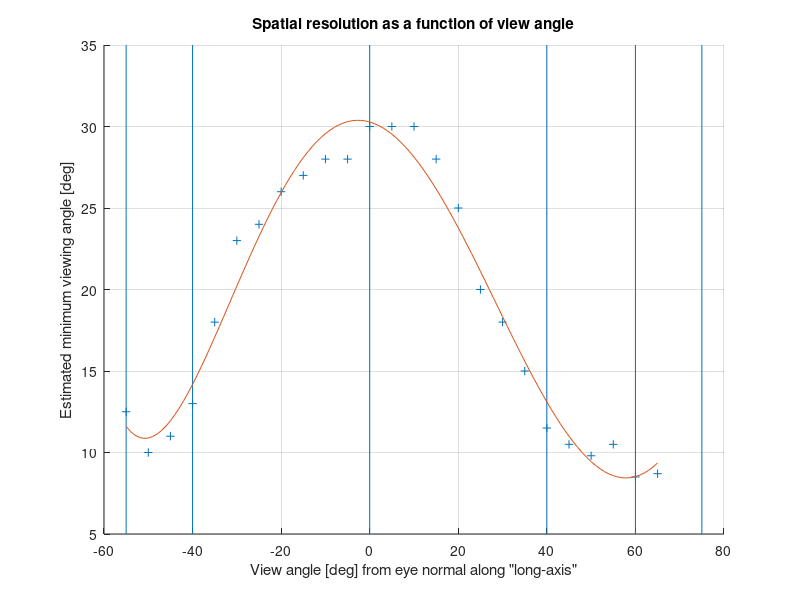

This figure's MATLAB source:
% anglesRes = [41 65];
% attAngles = [12 16];
% 
% plot(attAngles, anglesRes)
% grid on

sp = [12.5 10 11 13 18 23 24 26 27 28 28 30 30 30 28 25 20 18 15 11.5 10.5 9.8 10.5 8.5 8.7];
elev = -55:5:65;

sppol = polyfit(elev,sp,5);
elev2 = -55:1:65;
spval = polyval(sppol,elev2);

cline = line([0 0],[5 35]); 
hline1 = line([60 60], [5 35]);
hline2 = line([40 40], [5 35]);
low50 = line([-55 -55], [5 35]);
high50 = line([75 75], [5 35]);
lowDrop = line([-40 -40], [5 35]);

figure(1)
hold on
plot(elev,sp,'+')
plot(elev2,spval)
grid on

xlabel('View angle [deg] from eye normal along "long-axis"')
ylabel('Estimated minimum viewing angle [deg]')
title('Spatial resolution as a function of view angle')